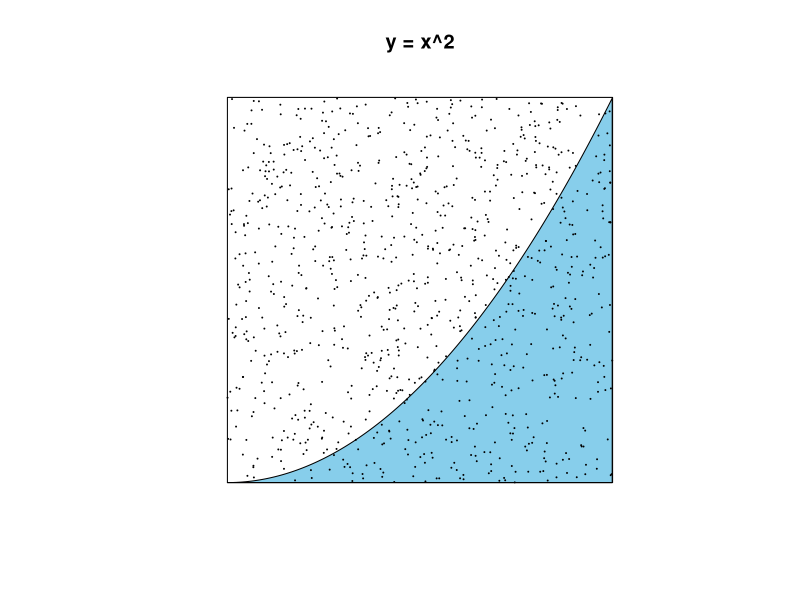

This figure's R source:

#' Example 2.2 MonteCarlo
#' This program will estimate the area of the
#' region E under the curve y=x^2 in the unit square

n = 1000 # the number of experiments
xdata = runif(n) # x value of point
ydata = runif(n) # y value of point
# the number of points under the curve y=x^2
inside_num = length(xdata[ydata < xdata * xdata])

# draw y = x^2
x = seq(0, 2, 0.001)
y = x ^ 2
px = c(x, rev(x))
py = c(rep(0, length(x)), rev(y))
# empty plot
plot(c(), c(), main='y = x^2',
     axes=F, xlab='', ylab='', xlim=c(0,1), ylim=c(0,1), asp=1)
# drawing region
polygon(px[px<1&py<1], py[px<1&py<1], col='skyblue')
# drawing square
lines(c(0, 1, 1, 0, 0), c(0, 0, 1, 1, 0))
# plotting points
points(xdata, ydata, cex=.01)

cat('Estimated area is ', inside_num / n)
